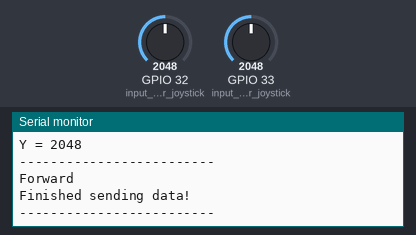
Recording of a sketch running on a simulated ESP32. On the bench: the last lines printed to the serial monitor. Inputs (shaded band) come from the test bench; at power-on: GPIO 32 (input_pin_for_joystick) = 2048, GPIO 33 (input_pin_for_joystick) = 2048. WiFi joins after 1.5 s; servers stay silent unless stated.

Above: at 1.3 s.
1.4 s: GPIO 32 (input_pin_for_joystick) set to 2140
At 1.9 s:
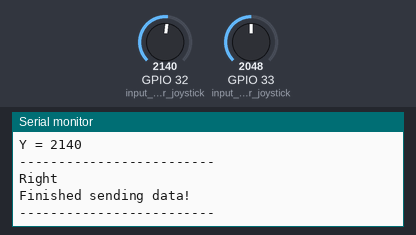
3.0 s: GPIO 33 (input_pin_for_joystick) set to 1940
At 4.0 s:
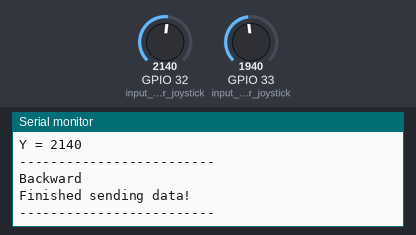
4.6 s: GPIO 32 (input_pin_for_joystick) set to 2060
At 5.1 s:
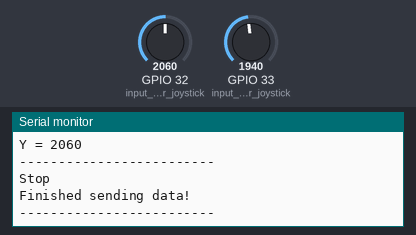
6.2 s: GPIO 32 (input_pin_for_joystick) set to 1940
At 7.0 s:
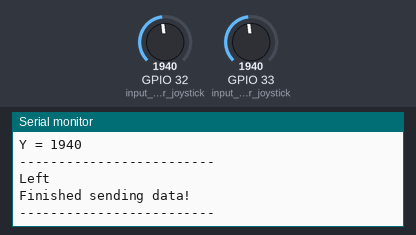
7.8 s: GPIO 33 (input_pin_for_joystick) set to 2020
Timing chart, 0 to 10.3 s (numbered marks = the images above; inputs shaded):
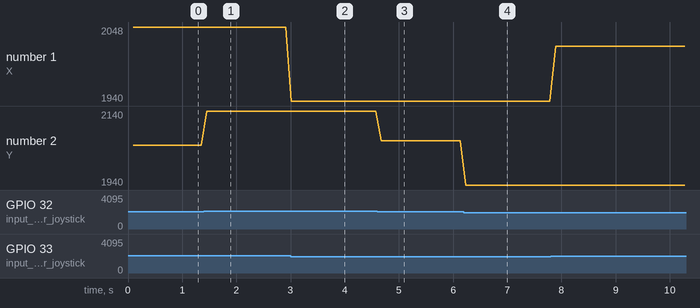

Measured:
- after the input at 1.4 s, the serial monitor: prints a new line after 0.06 s (image 1)
- after the input at 3.0 s, the serial monitor: prints a new line at once (image 2)
- after the input at 4.6 s, the serial monitor: prints a new line after 0.08 s (image 3)
- after the input at 6.2 s, the serial monitor: prints a new line at once (image 4)
- plotted number 1: 2048 → 1940 after the input at 3.0 s, 1940 → 2020 after the input at 7.8 s
- plotted number 2: 2048 → 2140 after the input at 1.4 s, 2140 → 2060 after the input at 4.6 s

The sketch:

joystick_final_team30.ino
```cpp
/* Lab4.2
 *  Author: Jiacan Xu
 */

//WIFI setup
#include <WiFi.h>
#include <WiFiUDP.h>

//WiFi name
const char* ssid = "meam510team30";       // this is the network name
const char* pass = "123456789";         // this is the password

// IP Addresses
IPAddress myIP(192,168,1,180);      // initialize the local IP address
IPAddress friendIP(192,168,1,183);    // initialize the other device's IP address
IPAddress IPtarget = friendIP;

// variables for UDP
WiFiUDP udp;
unsigned int UDPtargetPort = 2100;  // UDP port number on the target ESP
unsigned int UDPlocalPort = 2200;   // UDP port number for local ESP
const int packetSize = 20;          // define packetSize (length of message)
byte sendBuffer[packetSize];        // create the sendBuffer array
byte receiveBuffer[packetSize];     // create the receiveBuffer array


const int Joystick_X_Pin = A5;     // Joystick X direction Pin number
const int Joystick_Y_Pin = A4;     // Joystick Y direction Pin number
const int switchPin = A7;         // switch pin mumber

void setup() {
  Serial.begin(115200);
  pinMode(A5, INPUT);// input pin for joystick
  pinMode(A4, INPUT);//input pin for joystick
  pinMode(A7, INPUT);// input pin for joystick


  //WIFI setup
  // connect to WiFi
  Serial.print("Connecting to: "); Serial.println(ssid);  // debug statement

  WiFi.mode(WIFI_AP); // set the WiFi mode to AP mode
  WiFi.softAP(ssid); // configures the ESP in AP mode with network name
  delay(100);
  // WiFi.begin(ssid, pass);  // connect to network with password

  IPAddress gateway(192,168,1,1);         // init gateway IP
  IPAddress subnet(255,255,255,0);        // init subnet mask
  WiFi.softAPConfig(myIP, gateway, subnet);     // set IP address of ESP

  udp.begin(UDPlocalPort);    // configure a port for UDP comms
  IPAddress myIP = WiFi.softAPIP(); // demo the usage of the softAPIP
  Serial.print("AP IP address: "); Serial.println(myIP);
  Serial.println("WiFi connected!");
}

int Stop = 100;
int Forward = 101;
int Backward = 102;
int Left = 103;
int Right = 104;

void loop() {
  int Xvalue = analogRead(A5);
  int Yvalue = analogRead(A4);
  Serial.printf("X = ");  Serial.println(Xvalue);
  Serial.printf("Y = ");  Serial.println(Yvalue);
  Serial.println("-------------------------");
  if (abs(Xvalue - 1980) < 50 && abs(Yvalue - 2020) < 50){
    Serial.println("Stop");
    UDPsendData(Stop);
  }
  else if ((Xvalue + Yvalue > 4095) && (2020*Xvalue > 1980*Yvalue)){//// dividevalue into 4 region and send signal to esp32 receiver side
    Serial.println("Forward");
    UDPsendData(Forward);
  }
  else if ((Xvalue + Yvalue < 4095) && (2020*Xvalue <= 1980*Yvalue)){
    Serial.println("Backward");
    UDPsendData(Backward);
  }
  else if ((Xvalue + Yvalue <= 4095) && (2020*Xvalue > 1980*Yvalue)){
    Serial.println("Left");
    UDPsendData(Left);
  }
  else if ((Xvalue + Yvalue >= 4095) && (2020*Xvalue < 1980*Yvalue)){
    Serial.println("Right");
    UDPsendData(Right);
  }
  Serial.println("-------------------------");
  delay(100);

}

void UDPsendData(int number1)
{
    //Serial.println("Sending data...");

    // create the message to be sent
    // sendBuffer is an array where each element is 1 byte, put the things to be sent into the sendBuffer array
    // avoid/don't put 0 in sendBuffer (0 is the null terminator, and udp will not send anything after that 0)

    sendBuffer[0] = number1;

    // send the message
    udp.beginPacket(IPtarget, UDPtargetPort);
    udp.printf("%s", sendBuffer);               // send the contents of sendBuffer over WiFiUDP
    udp.endPacket();
    // end message

    Serial.println("Finished sending data!");
}
```
